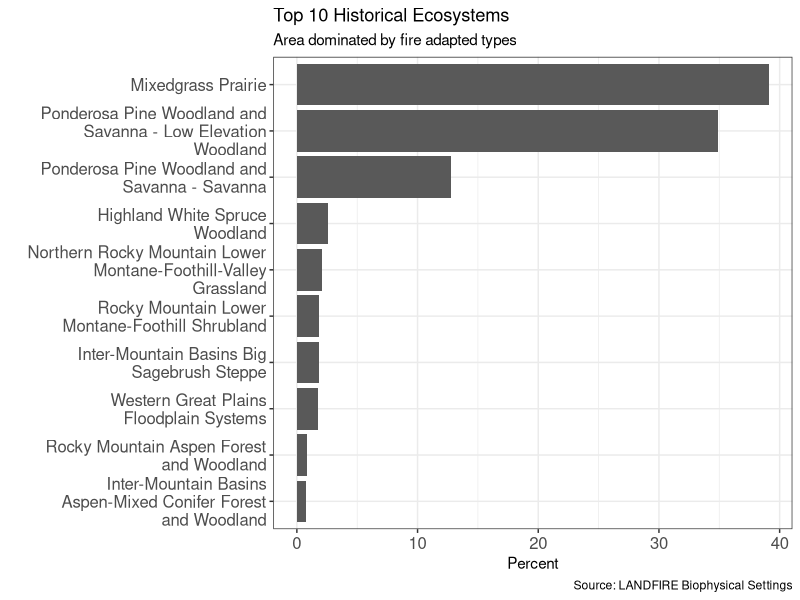
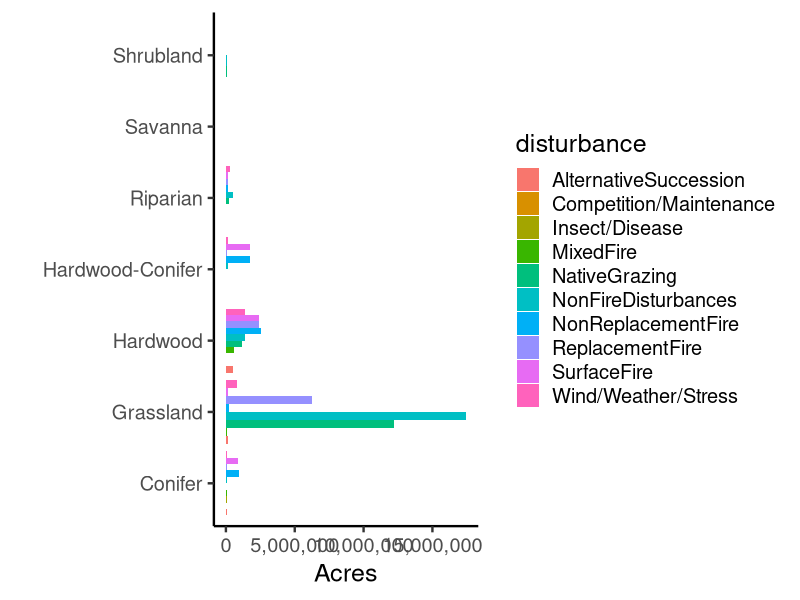
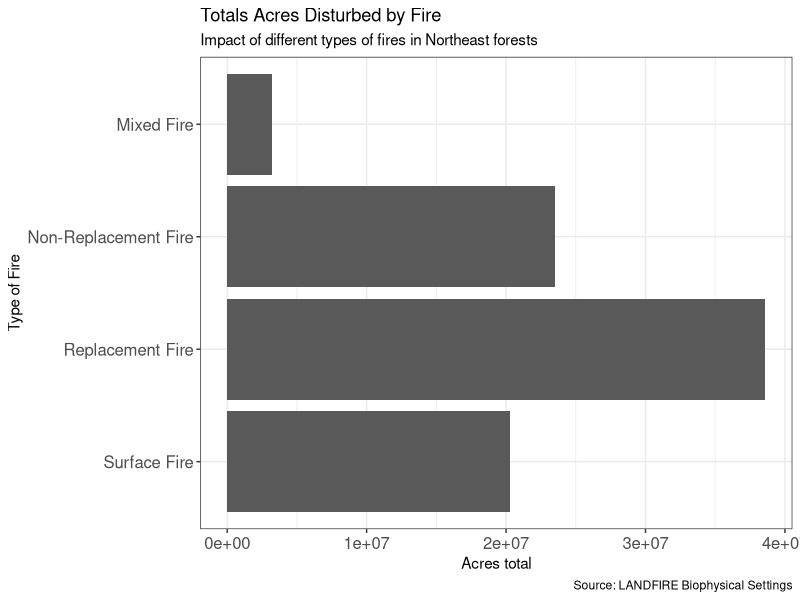
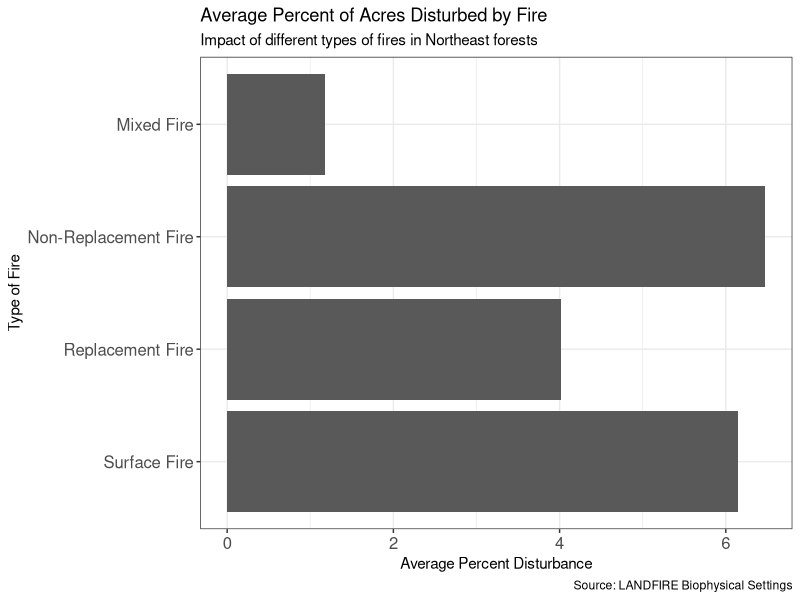
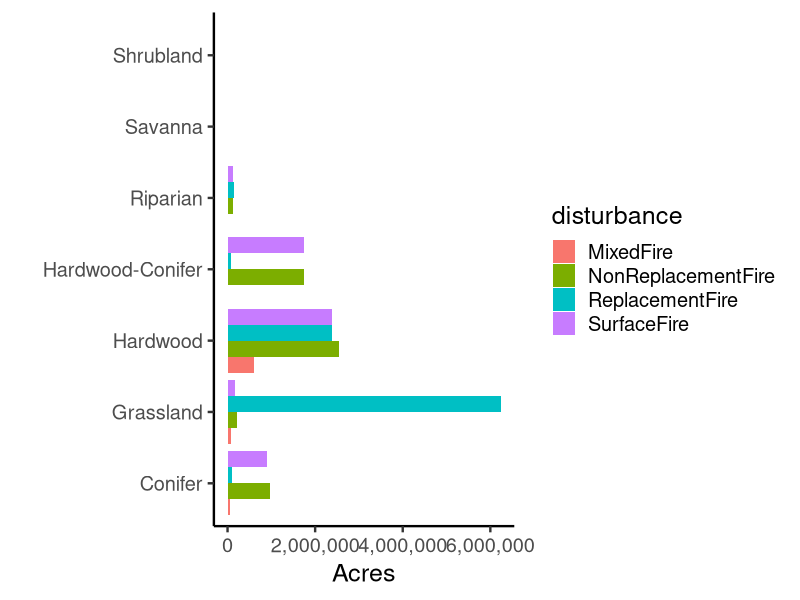

The R source for these figures, in order:
## ---- chunk 1
library(tidyverse)
library(scales)
## ---- chunk 2
# read bps attribute table .csv and summarize
bpsname <- read.csv(file = "bps_aoi_attributes.csv") %>%
  group_by(BPS_NAME) %>%
  summarize(acres = sum(acres),
            hectare = sum(hectare),
            rel_percent = sum(rel_percent)) %>%
  arrange(desc(rel_percent)) %>%
  top_n(n = 10, wt = rel_percent)

# plot
ggplot(data = bpsname, aes(x = BPS_NAME, y = rel_percent)) +
  geom_bar(stat = "identity") +
  labs(title = "Top 10 Historical Ecosystems", 
       subtitle = "Area dominated by fire adapted types", 
       caption = "Source: LANDFIRE Biophysical Settings", 
       x = "", y = "Percent")+
  scale_x_discrete(limits = rev(bpsname$BPS_NAME), labels = wrap_format(30)) +
  coord_flip() +
  theme_bw()+ 
  theme(axis.text=element_text(size=12))
## ---- chunk 3

rawData <- read_csv("rawData.csv")
ggplot(rawData) +
  # add bar for each discipline colored by gender
  geom_bar(aes(x = groupVeg, y = acresDisturbed, fill = disturbance),
           stat = "identity", position = "dodge") +
  coord_flip()+
  # name axes and remove gap between bars and y-axis
  scale_y_continuous("Acres", labels = comma) +
  scale_x_discrete("") +
  # remove grey theme
  theme_classic(base_size = 18) 

## ---- chunk 4
library(readr)
rawData <- read_csv("rawData.csv")
View(rawData)

fireDisturbances <- rawData %>% filter(
  disturbance == "SurfaceFire" | disturbance == "ReplacementFire" 
  | disturbance == "NonReplacementFire" | disturbance == "MixedFire"
)

# basically making each type of disturbance its own dataframe, just for simplicity's sake
replacementFire <- fireDisturbances %>% filter(
  disturbance == "ReplacementFire" )
nonreplacementFire <- fireDisturbances %>% filter(
  disturbance == "NonReplacementFire" )
surfaceFire <- fireDisturbances %>% filter(
  disturbance == "SurfaceFire" )
mixedFire <- fireDisturbances %>% filter(
  disturbance == "MixedFire" )

## time to create a data frame with two columns: the types of disturbances and the affected acres 
typeByAcreDisturbance <- data.frame("Type" = c("Mixed Fire", "Non-Replacement Fire", "Replacement Fire", "Surface Fire"),
           "AcresDisturbed" = c(sum(mixedFire$acresDisturbed), sum(nonreplacementFire$acresDisturbed), 
                                 sum(replacementFire$acresDisturbed), sum(surfaceFire$acresDisturbed)))

  # stealing code from Randy's bar graph and trying to apply it to this data set
ggplot(data = typeByAcreDisturbance, aes(x = Type, y = AcresDisturbed)) +
  geom_bar(stat = "identity") +
  labs(title = "Totals Acres Disturbed by Fire", 
       subtitle = "Impact of different types of fires in Northeast forests", 
       caption = "Source: LANDFIRE Biophysical Settings", 
       x = "Type of Fire", y = "Acres total")+
  scale_x_discrete(limits = rev(typeByAcreDisturbance$Type), labels = wrap_format(30)) +
  coord_flip() +
  theme_bw()+ 
  theme(axis.text=element_text(size=12))

## ---- chunk 5

## time to create a data frame with two columns: the types of disturbances and the affected acres 
typeByPercentDisturbance <- data.frame("Type" = c("Mixed Fire", "Non-Replacement Fire", "Replacement Fire", "Surface Fire"),
           "PercentDisturbed" = c(mean(mixedFire$percentDisturbed), mean(nonreplacementFire$percentDisturbed), 
                                 mean(replacementFire$percentDisturbed), mean(surfaceFire$percentDisturbed)))
# stealing Randy's graph yet again
ggplot(data = typeByPercentDisturbance, aes(x = Type, y = PercentDisturbed)) +
  geom_bar(stat = "identity") +
  labs(title = "Average Percent of Acres Disturbed by Fire", 
       subtitle = "Impact of different types of fires in Northeast forests", 
       caption = "Source: LANDFIRE Biophysical Settings", 
       x = "Type of Fire", y = "Average Percent Disturbance")+
  scale_x_discrete(limits = rev(typeByAcreDisturbance$Type), labels = wrap_format(30)) +
  coord_flip() +
  theme_bw()+ 
  theme(axis.text=element_text(size=12))

## ---- chunk 6

rawData <- read_csv("rawData.csv")
ggplot(fireDisturbances) +
  # add bar for each discipline colored by gender
  geom_bar(aes(x = groupVeg, y = acresDisturbed, fill = disturbance),
           stat = "identity", position = "dodge") +
  coord_flip()+
  # name axes and remove gap between bars and y-axis
  scale_y_continuous("Acres", labels = comma) +
  scale_x_discrete("") +
  # remove grey theme
  theme_classic(base_size = 18) 
